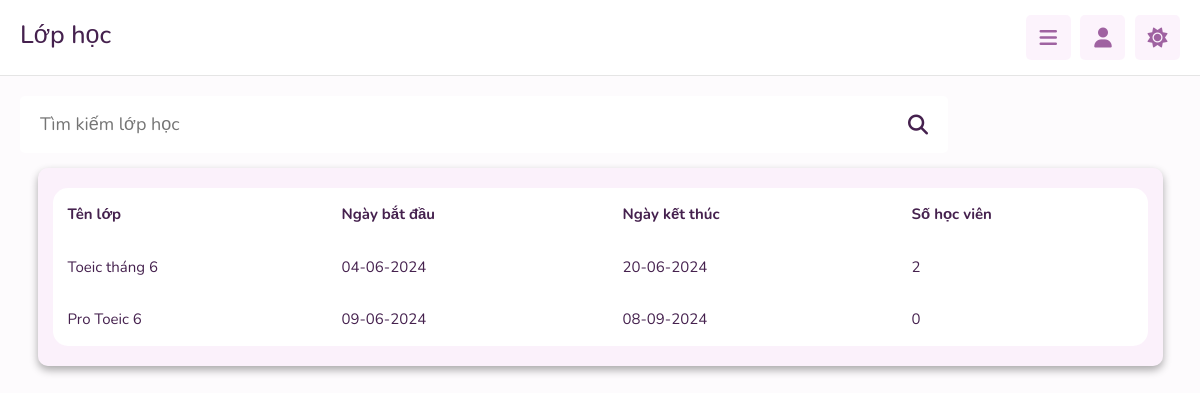
The page /class_gv.php?id=8 (signed in) on the database its author committed.
### tables this page shows
CREATE TABLE `lophoc` (
  `id` int(11) NOT NULL,
  `tenlop` varchar(255) NOT NULL,
  `id_khoahoc` int(11) NOT NULL,
  `batdau` date NOT NULL,
  `ketthuc` date NOT NULL,
  `sohocvien` int(11) DEFAULT 0
);

### class_gv.php (the view, shortened to what this page needs)
<?php
include "connect.php";
$tim = "";
$id_lop = $_GET['id'];
$sql1 = "SELECT * FROM lophoc WHERE id_khoahoc = :idkhoahoc AND tenlop LIKE :tim";
$stmt = $conn->prepare($sql1);
$stmt->bindParam(':idkhoahoc', $id_lop);
$tim_param = "%".$tim."%";
$stmt->bindParam(':tim', $tim_param);
$query = $stmt->execute();
?>
<!DOCTYPE html>
<html lang="en">
<head>
   <link href="https://cdn.jsdelivr.net/npm/bootstrap@5.3.3/dist/css/bootstrap.min.css" rel="stylesheet">
   <link rel="stylesheet" href="https://cdnjs.cloudflare.com/ajax/libs/font-awesome/6.1.2/css/all.min.css">
   <link rel="stylesheet" href="css/style.css">
</head>
<body>
<header class="header">
   <section class="flex">
     <h1>Lớp học</h1>
   <?php
   include "sidebar.php";
   ?>
<section class="courses">
    <div class="tieude">
     <form action="" method="post" class="search-tutor">
      <input type="text" name="tim" placeholder="Tìm kiếm lớp học" maxlength="100">
      <button type="submit" class="fas fa-search" name="search_tutor"></button>
     </form>
    </div>
<div class="container">
   <div class="bgtable">
   <table class="mytable" >
	  <thead>
	    <tr>
	      <th>Tên lớp</th>
	      <th>Ngày bắt đầu</th>
          <th>Ngày kết thúc</th>
	      <th>Số học viên</th>
	    </tr>
	  </thead>
	  <tbody>
      <?php
                if($query){
                    while($row = $stmt->fetch(PDO::FETCH_ASSOC)){
                        $batdau = date('d-m-Y', strtotime($row["batdau"]));
                        $ketthuc = date('d-m-Y', strtotime($row["ketthuc"]));
                ?>
                    <tr>
                        <td><?php echo $row["tenlop"]?></td>
                        <td><?php echo $batdau?></td>
                        <td><?php echo $ketthuc?></td>
                        <td><?php echo $row["sohocvien"]?></td>
                    </tr>
                    <?php
                    }
                }
                ?>
  	  </tbody>
</table>
   </div>
</div>
</section>
</body>
</html>

### css/style.css (style rules this page uses)
:root { --main-color:#db8ade; --red:#e74c3c; --orange:#f39c12; --light-color:#888; --light-bg:#f5dcf51a; --light-bg2:#f5dcf55b; --black:#45214e; --white:#fff; --border:.1rem solid rgba(124, 124, 124, 0.2); }
* { font-family: 'Nunito', sans-serif; margin:0; padding:0; box-sizing: border-box; outline: none; border:none; text-decoration: none; }
html { font-size: 62.5%; overflow-x: hidden; }
body { background-color: var(--light-bg); padding-left: 30rem; }
section { padding:2rem; margin: 0 auto; max-width: 1200px; }
.header { position: sticky; top:0; left:0; right: 0; background-color: var(--white); z-index: 1000; border-bottom: var(--border); }
.header .flex { display: flex; align-items: center; justify-content: space-between; position: relative; padding: 1.5rem 2rem; }
.tieude { display: ruby-text; }
.tieude form { width: 80%; }
@media (max-width:1200px) { body { padding-left: 0; } }
.courses .search-tutor { margin-bottom: 2rem; border-radius: .5rem; background-color: var(--white); padding: 1.5rem 2rem; display: flex; align-items: center; gap: 1.5rem; }
.courses .search-tutor input { width: 100%; background: none; font-size: 1.8rem; color: var(--black); }
.courses .search-tutor button { font-size: 2rem; color: var(--black); cursor: pointer; background:none; }
h1 { color: var(--black); }
th, td { font-size: 15px; }
table { font-size: 20px; }
.bgtable { background-color:var(--light-bg2); box-shadow: rgba(0, 0, 0, 0.333) 0px 0.4rem 0.8rem; padding: 20px 15px; border-radius: 10px; }
.mytable { width: 100%; background-color:var(--white); border-radius: 15px; }
.mytable th,td { padding: 15px; color: var(--black); }

### rows shown on the page
lophoc: tenlop "Toeic tháng 6", batdau "04-06-2024", ketthuc "20-06-2024", sohocvien "2"
lophoc: tenlop "Pro Toeic 6", batdau "09-06-2024", ketthuc "08-09-2024", sohocvien "0"
